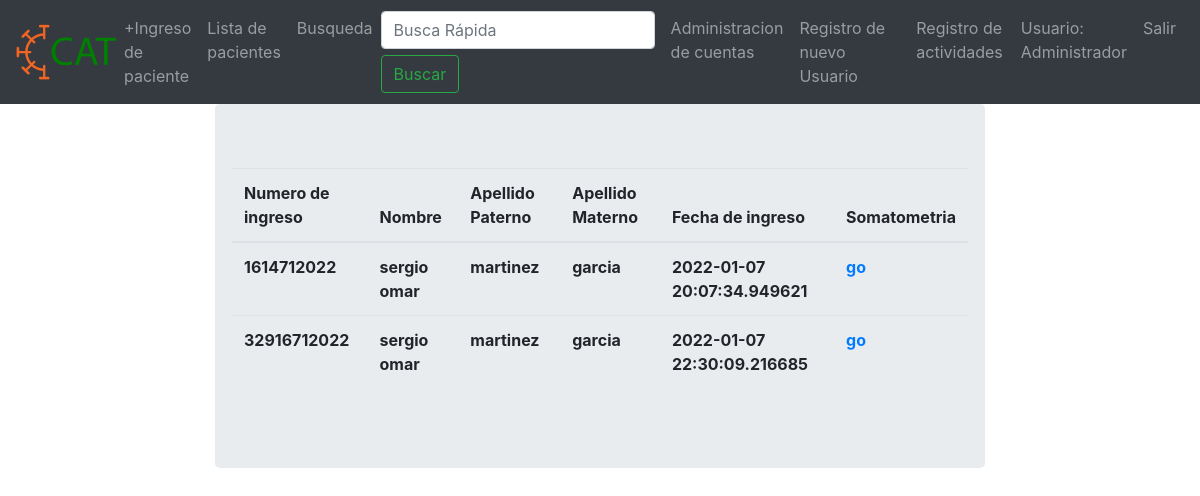
Before: /patients (signed in) with the older database file.
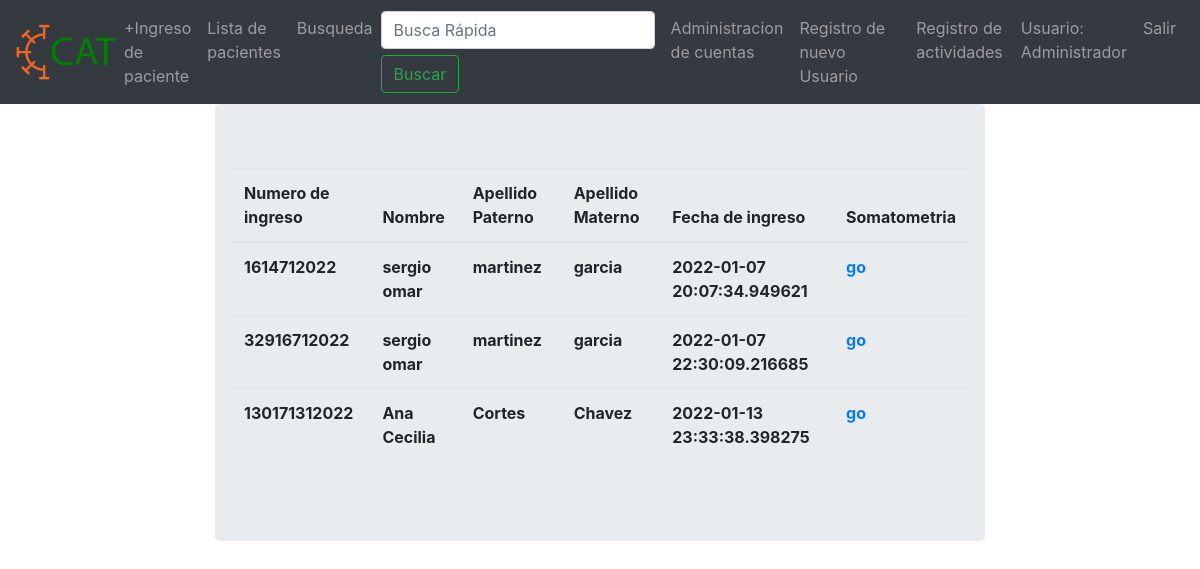
After: the same page with the newer database file.
### main.py (models this page shows)
class User(db.Model, UserMixin):
    id = db.Column(db.Integer, primary_key=True)
    username = db.Column(db.String(20),nullable=False,unique=True)
    user_names = db.Column(db.String(20),nullable=False,unique=False)
    user_first_lastname=db.Column(db.String(20),nullable=False,unique=False)
    user_second_lastname=db.Column(db.String(20),nullable=True,unique=False)
    password = db.Column(db.String(80),nullable=False)
    set_new_password = db.Column(db.Boolean(),nullable=False)
    user_type = db.Column(db.String(20),nullable=False)
    user_cedula = db.Column(db.String(20),nullable=True)
    active_user = db.Column(db.Boolean(),nullable=False)
    created_by = db.Column(db.String(80),nullable=False)
    register_date = db.Column(db.DateTime, default=datetime.datetime.utcnow)

class Patient(db.Model, UserMixin):
    ct = datetime.datetime.now()
    id = db.Column(db.Integer, primary_key=True)
    enter_id = db.Column(db.Integer,nullable=False,unique=True)
    enter_date = db.Column(db.DateTime, default = datetime.datetime.utcnow)
    names = db.Column(db.String(20),nullable=False,unique=False)
    first_lastname = db.Column(db.String(20),nullable=False,unique=False)
    second_lastname = db.Column(db.String(20),nullable=False,unique=False)
    dia_nacimiento = db.Column(db.String(3))
    mes_nacimiento = db.Column(db.String(3))
    ano_nacimiento = db.Column(db.String(3))
    address_street = db.Column(db.String(30))
    address_number = db.Column(db.String(30))
    gender = db.Column(db.String(20),nullable=False)
    prueba_covid = db.Column(db.String(20),nullable=False)
    saturacion = db.Column(db.String(5),nullable=False)
    padecimientos = db.Column(db.String(250),nullable=False)
    alergias = db.Column(db.String(40))
    persona_responsable_nombre = db.Column(db.String(50),nullable=False)
    persona_responsable_parentesco = db.Column(db.String(30),nullable=False)
    persona_responsable_tel = db.Column(db.String(15))
    persona_informante_nombre = db.Column(db.String(50),nullable=False)
    persona_informante_parentesco = db.Column(db.String(30),nullable=False)
    persona_informante_tel = db.Column(db.String(15))
    ant_heredo_familiares = db.Column(db.Boolean(),default = False)
    ant_personales_no_pat = db.Column(db.Boolean(),default = False)
    ant_personales_pat = db.Column(db.Boolean(), default = False)
    ant_pediatricos = db.Column(db.Boolean(), default = False)
    ant_gineco = db.Column(db.String(), default = False)
    somatometria = db.Column(db.Boolean(), default = False)

### main.py (the view)
@app.route('/patients',methods=['GET','POST'])
@login_required
def patients():
   patients = Patient.query.all()
   print(patients)
   return render_template('patients.html',patients=patients)

### main.py (called while the page is built)
@login_manager.user_loader
def load_user(user_id):
    return User.query.get(int(user_id))

### templates/patients.html
{%extends "base.html" %}
{%block content%}
<div class="col-2"></div>
<div class="col-8">
    <div class="jumbotron">
        <div class="row">
            <table class="table">
            <thead>
                <tr>
                    <th scope="col"> Numero de ingreso</th>
                    <th scope="col"> Nombre </th>
                    <th scope="col"> Apellido Paterno </th>
                    <th scope="col"> Apellido Materno </th>
                    <th scope="col"> Fecha de ingreso</th>
                    <th scope="col"> Somatometria </th>
                </tr>
            </thead>
            <tbody>
                 {% for patient in patients%}
                 <tr>
                 <th scope="col"> {{patient.enter_id}}</th>
                 <th scope="col"> {{patient.names}} </th>
                 <th scope="col"> {{patient.first_lastname}} </th>
                 <th scope="col"> {{patient.second_lastname}} </th>
                 <th scope="col"> {{patient.enter_date}} </th>
                 <th scope="col"> <a href="somatometria?enter_id={{patient.enter_id}}">go</a></th>
                 </tr>
                 {%endfor%}
            </tbody>
            </table>
        </div>
    </div>
</div>
<div class="col-2"></div>
{%endblock%}

### templates/base.html (shortened to what this page needs)
<!DOCTYPE html>
<html lang='es'>
    <head>
        <link rel="stylesheet" href="static/css/bootstrap.min.css">
        <link rel="stylesheet" href="static/css/master.css">
    </head>
    <body>
<nav class="navbar navbar-expand-lg navbar-dark bg-dark">
    <a href="dashboard">
    <img class="logo" src="static/images/cat.png">
    <a>
  <div class="collapse navbar-collapse" id="navbarNavDropdown">
    <ul class="navbar-nav">
      <li class="nav-item">
        <a class="nav-link" href="ingreso_paciente">+Ingreso de paciente</a>
      </li>
      <li class="nav-item">
        <a class="nav-link" href="patients">Lista de pacientes</a>
      </li>
      <li class="nav-item">
          <a class="nav-link">Busqueda</a>
      </li>
      <form class="form-inline">
    <input class="form-control mr-sm-2" type="search" placeholder="Busca Rápida" aria-label="Buscar">
    <button class="btn btn-outline-success my-2 my-sm-0" type="submit">Buscar</button>
  </form>
    </ul>
    <ul class="navbar-nav ml-auto">
    <li class="nav-item">
      {% if current_user.type == "Personal administrativo" or current_user.username == "Administrador" %}
      <li class="nav-item">
          <a class="nav-link" href="manage_accounts">Administracion de cuentas</a>
      </li>
      <li class="nav-item">
          <a class="nav-link" href="register">Registro de nuevo Usuario</a>
      </li>
      <li class="nav-item">
          <a class="nav-link" href="log">Registro de actividades</a>
      </li>
      {%endif%}
      {%if current_user.is_authenticated%}
      <li class="nav-item">
          <a class="nav-link">Usuario: {{ current_user.username }}</a>
      </li>
     <li class="nav-item">
          <a class="nav-link" href="logout" >Salir</a>
      </li>
      {% else %}
      <li class="nav-item">
          <a class="nav-link" href="login">Login</a>
      </li>
      {% endif %}
      </ul>
  </div>
</nav>
<div class="container-fluid">
   <div class="row">
    {% block content%}{%endblock%}
    </div>
</div>
</body>
<html>

Changed rows visible on the page:
added Patient: enter_id "130171312022", names "Ana Cecilia", first_lastname "Cortes", second_lastname "Chavez", enter_date "2022-01-13 23:33:38.398275"
